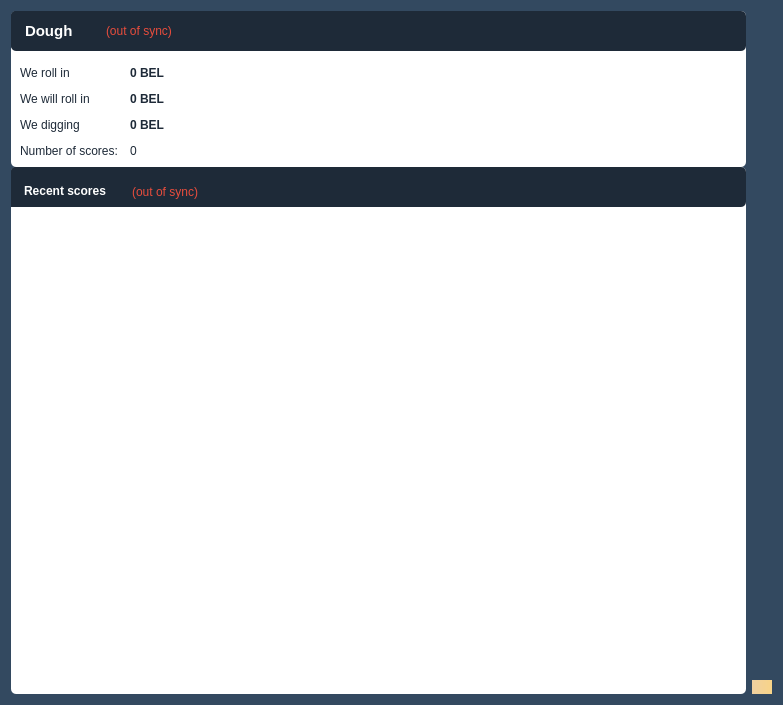
<?xml version="1.0" encoding="UTF-8"?>
<ui version="4.0">
 <class>OverviewPage</class>
 <widget class="QWidget" name="OverviewPage">
  <property name="enabled">
   <bool>true</bool>
  </property>
  <property name="geometry">
   <rect>
    <x>0</x>
    <y>0</y>
    <width>783</width>
    <height>705</height>
   </rect>
  </property>
  <property name="windowTitle">
   <string>Form</string>
  </property>
  <property name="windowOpacity">
   <double>1.000000000000000</double>
  </property>
  <property name="styleSheet">
   <string notr="true">background-color:#334960;
color:#ffffff;</string>
  </property>
  <layout class="QHBoxLayout" name="horizontalLayout">
   <item>
    <layout class="QVBoxLayout" name="verticalLayout_2" stretch="0,0">
     <property name="spacing">
      <number>0</number>
     </property>
     <item>
      <widget class="QFrame" name="frame">
       <property name="styleSheet">
        <string notr="true">background:#ffffff;color:#1e2a38;border-radius:5px;</string>
       </property>
       <property name="frameShape">
        <enum>QFrame::NoFrame</enum>
       </property>
       <property name="frameShadow">
        <enum>QFrame::Raised</enum>
       </property>
       <property name="lineWidth">
        <number>4</number>
       </property>
       <layout class="QVBoxLayout" name="verticalLayout_4">
        <property name="margin">
         <number>0</number>
        </property>
        <item>
         <widget class="QFrame" name="frame_4">
          <property name="minimumSize">
           <size>
            <width>0</width>
            <height>40</height>
           </size>
          </property>
          <property name="styleSheet">
           <string notr="true">background:#1e2a38;padding:10;</string>
          </property>
          <property name="frameShape">
           <enum>QFrame::NoFrame</enum>
          </property>
          <property name="frameShadow">
           <enum>QFrame::Raised</enum>
          </property>
          <widget class="QWidget" name="layoutWidget_2">
           <property name="geometry">
            <rect>
             <x>0</x>
             <y>0</y>
             <width>301</width>
             <height>39</height>
            </rect>
           </property>
           <layout class="QHBoxLayout" name="horizontalLayout_4">
            <item>
             <widget class="QLabel" name="label_5">
              <property name="font">
               <font>
                <pointsize>11</pointsize>
                <weight>75</weight>
                <bold>true</bold>
               </font>
              </property>
              <property name="styleSheet">
               <string notr="true">color:#ffffff</string>
              </property>
              <property name="text">
               <string>Dough</string>
              </property>
             </widget>
            </item>
            <item>
             <widget class="QLabel" name="labelWalletStatus">
              <property name="toolTip">
               <string>The displayed information may be out of date. Your wallet automatically synchronizes with the SwagCoin network after a connection is established, but this process has not completed yet.</string>
              </property>
              <property name="styleSheet">
               <string notr="true">QLabel { color: #e74c3c; }</string>
              </property>
              <property name="text">
               <string notr="true">(out of sync)</string>
              </property>
              <property name="alignment">
               <set>Qt::AlignLeading|Qt::AlignLeft|Qt::AlignVCenter</set>
              </property>
             </widget>
            </item>
            <item>
             <spacer name="horizontalSpacer_2">
              <property name="orientation">
               <enum>Qt::Horizontal</enum>
              </property>
              <property name="sizeHint" stdset="0">
               <size>
                <width>40</width>
                <height>20</height>
               </size>
              </property>
             </spacer>
            </item>
           </layout>
          </widget>
         </widget>
        </item>
        <item>
         <layout class="QFormLayout" name="formLayout_2">
          <property name="fieldGrowthPolicy">
           <enum>QFormLayout::AllNonFixedFieldsGrow</enum>
          </property>
          <property name="horizontalSpacing">
           <number>12</number>
          </property>
          <property name="verticalSpacing">
           <number>12</number>
          </property>
          <property name="margin">
           <number>9</number>
          </property>
          <item row="0" column="0">
           <widget class="QLabel" name="label">
            <property name="text">
             <string>We roll in</string>
            </property>
           </widget>
          </item>
          <item row="0" column="1">
           <widget class="QLabel" name="labelBalance">
            <property name="font">
             <font>
              <weight>75</weight>
              <bold>true</bold>
             </font>
            </property>
            <property name="cursor">
             <cursorShape>IBeamCursor</cursorShape>
            </property>
            <property name="toolTip">
             <string>Your current balance</string>
            </property>
            <property name="text">
             <string notr="true">0 BEL</string>
            </property>
            <property name="textInteractionFlags">
             <set>Qt::LinksAccessibleByMouse|Qt::TextSelectableByKeyboard|Qt::TextSelectableByMouse</set>
            </property>
           </widget>
          </item>
          <item row="1" column="0">
           <widget class="QLabel" name="label_3">
            <property name="text">
             <string>We will roll in</string>
            </property>
           </widget>
          </item>
          <item row="1" column="1">
           <widget class="QLabel" name="labelUnconfirmed">
            <property name="font">
             <font>
              <weight>75</weight>
              <bold>true</bold>
             </font>
            </property>
            <property name="cursor">
             <cursorShape>IBeamCursor</cursorShape>
            </property>
            <property name="toolTip">
             <string>Total of transactions that have yet to be confirmed, and do not yet count toward the current balance</string>
            </property>
            <property name="text">
             <string notr="true">0 BEL</string>
            </property>
            <property name="textInteractionFlags">
             <set>Qt::LinksAccessibleByMouse|Qt::TextSelectableByKeyboard|Qt::TextSelectableByMouse</set>
            </property>
           </widget>
          </item>
          <item row="2" column="0">
           <widget class="QLabel" name="labelImmatureText">
            <property name="text">
             <string>We digging</string>
            </property>
           </widget>
          </item>
          <item row="2" column="1">
           <widget class="QLabel" name="labelImmature">
            <property name="font">
             <font>
              <weight>75</weight>
              <bold>true</bold>
             </font>
            </property>
            <property name="toolTip">
             <string>Mined balance that has not yet matured</string>
            </property>
            <property name="text">
             <string notr="true">0 BEL</string>
            </property>
            <property name="textInteractionFlags">
             <set>Qt::LinksAccessibleByMouse|Qt::TextSelectableByKeyboard|Qt::TextSelectableByMouse</set>
            </property>
           </widget>
          </item>
          <item row="3" column="0">
           <widget class="QLabel" name="label_2">
            <property name="text">
             <string>Number of scores:</string>
            </property>
           </widget>
          </item>
          <item row="3" column="1">
           <widget class="QLabel" name="labelNumTransactions">
            <property name="toolTip">
             <string>Total number of transactions in wallet</string>
            </property>
            <property name="text">
             <string notr="true">0</string>
            </property>
           </widget>
          </item>
         </layout>
        </item>
       </layout>
      </widget>
     </item>
     <item>
      <widget class="QFrame" name="frame_2">
       <property name="styleSheet">
        <string notr="true">background:#ffffff;color:#1e2a38;border-radius:5px;</string>
       </property>
       <property name="frameShape">
        <enum>QFrame::NoFrame</enum>
       </property>
       <property name="frameShadow">
        <enum>QFrame::Raised</enum>
       </property>
       <layout class="QVBoxLayout" name="verticalLayout">
        <property name="spacing">
         <number>6</number>
        </property>
        <property name="leftMargin">
         <number>0</number>
        </property>
        <property name="topMargin">
         <number>0</number>
        </property>
        <property name="rightMargin">
         <number>0</number>
        </property>
        <item alignment="Qt::AlignTop">
         <widget class="QFrame" name="frame_3">
          <property name="minimumSize">
           <size>
            <width>306</width>
            <height>40</height>
           </size>
          </property>
          <property name="baseSize">
           <size>
            <width>0</width>
            <height>80</height>
           </size>
          </property>
          <property name="autoFillBackground">
           <bool>false</bool>
          </property>
          <property name="styleSheet">
           <string notr="true">background:#1e2a38;padding:10;</string>
          </property>
          <property name="frameShape">
           <enum>QFrame::NoFrame</enum>
          </property>
          <property name="frameShadow">
           <enum>QFrame::Sunken</enum>
          </property>
          <widget class="QWidget" name="layoutWidget">
           <property name="geometry">
            <rect>
             <x>0</x>
             <y>0</y>
             <width>306</width>
             <height>49</height>
            </rect>
           </property>
           <layout class="QHBoxLayout" name="horizontalLayout_2">
            <property name="spacing">
             <number>0</number>
            </property>
            <item>
             <widget class="QLabel" name="label_4">
              <property name="minimumSize">
               <size>
                <width>0</width>
                <height>40</height>
               </size>
              </property>
              <property name="layoutDirection">
               <enum>Qt::LeftToRight</enum>
              </property>
              <property name="styleSheet">
               <string notr="true">color:#ffffff</string>
              </property>
              <property name="text">
               <string>&lt;html&gt;&lt;head/&gt;&lt;body&gt;&lt;p&gt;&lt;span style=&quot; font-weight:600;&quot;&gt;Recent scores&lt;/span&gt;&lt;/p&gt;&lt;/body&gt;&lt;/html&gt;</string>
              </property>
              <property name="scaledContents">
               <bool>false</bool>
              </property>
             </widget>
            </item>
            <item>
             <widget class="QLabel" name="labelTransactionsStatus">
              <property name="minimumSize">
               <size>
                <width>0</width>
                <height>40</height>
               </size>
              </property>
              <property name="toolTip">
               <string>The displayed information may be out of date. Your wallet automatically synchronizes with the SwagCoin network after a connection is established, but this process has not completed yet.</string>
              </property>
              <property name="styleSheet">
               <string notr="true">QLabel { color: #e74c3c; }</string>
              </property>
              <property name="text">
               <string notr="true">(out of sync)</string>
              </property>
              <property name="alignment">
               <set>Qt::AlignRight|Qt::AlignTrailing|Qt::AlignVCenter</set>
              </property>
             </widget>
            </item>
            <item>
             <spacer name="horizontalSpacer">
              <property name="orientation">
               <enum>Qt::Horizontal</enum>
              </property>
              <property name="sizeHint" stdset="0">
               <size>
                <width>40</width>
                <height>20</height>
               </size>
              </property>
             </spacer>
            </item>
           </layout>
          </widget>
         </widget>
        </item>
        <item>
         <widget class="QListView" name="listTransactions">
          <property name="autoFillBackground">
           <bool>false</bool>
          </property>
          <property name="styleSheet">
           <string notr="true">QListView { background: transparent; }</string>
          </property>
          <property name="frameShape">
           <enum>QFrame::NoFrame</enum>
          </property>
          <property name="verticalScrollBarPolicy">
           <enum>Qt::ScrollBarAlwaysOff</enum>
          </property>
          <property name="horizontalScrollBarPolicy">
           <enum>Qt::ScrollBarAlwaysOff</enum>
          </property>
          <property name="selectionMode">
           <enum>QAbstractItemView::NoSelection</enum>
          </property>
         </widget>
        </item>
       </layout>
      </widget>
     </item>
    </layout>
   </item>
   <item>
    <layout class="QVBoxLayout" name="verticalLayout_3">
     <item>
      <spacer name="verticalSpacer">
       <property name="orientation">
        <enum>Qt::Vertical</enum>
       </property>
       <property name="sizeHint" stdset="0">
        <size>
         <width>20</width>
         <height>40</height>
        </size>
       </property>
      </spacer>
     </item>
     <item>
      <layout class="QHBoxLayout" name="horizontalLayout_3"/>
     </item>
     <item>
      <widget class="QLabel" name="label_wallet_bgcoin">
       <property name="text">
        <string/>
       </property>
       <property name="pixmap">
        <pixmap resource="../bitcoin.qrc">:/images/wallet_bgcoin</pixmap>
       </property>
       <property name="scaledContents">
        <bool>false</bool>
       </property>
       <property name="alignment">
        <set>Qt::AlignCenter</set>
       </property>
       <property name="margin">
        <number>-2</number>
       </property>
      </widget>
     </item>
     <item>
      <spacer name="verticalSpacer_2">
       <property name="orientation">
        <enum>Qt::Vertical</enum>
       </property>
       <property name="sizeHint" stdset="0">
        <size>
         <width>20</width>
         <height>40</height>
        </size>
       </property>
      </spacer>
     </item>
     <item>
      <widget class="QLabel" name="labelAlerts">
       <property name="visible">
        <bool>true</bool>
       </property>
       <property name="styleSheet">
        <string notr="true">background-color: qlineargradient(x1: 0, y1: 0, x2: 1, y2: 0, stop:0 #F0D0A0, stop:1 #F8D488); color:#000000;</string>
       </property>
       <property name="wordWrap">
        <bool>true</bool>
       </property>
       <property name="margin">
        <number>3</number>
       </property>
      </widget>
     </item>
    </layout>
   </item>
  </layout>
 </widget>
 <resources>
  <include location="../bitcoin.qrc"/>
 </resources>
 <connections/>
</ui>
